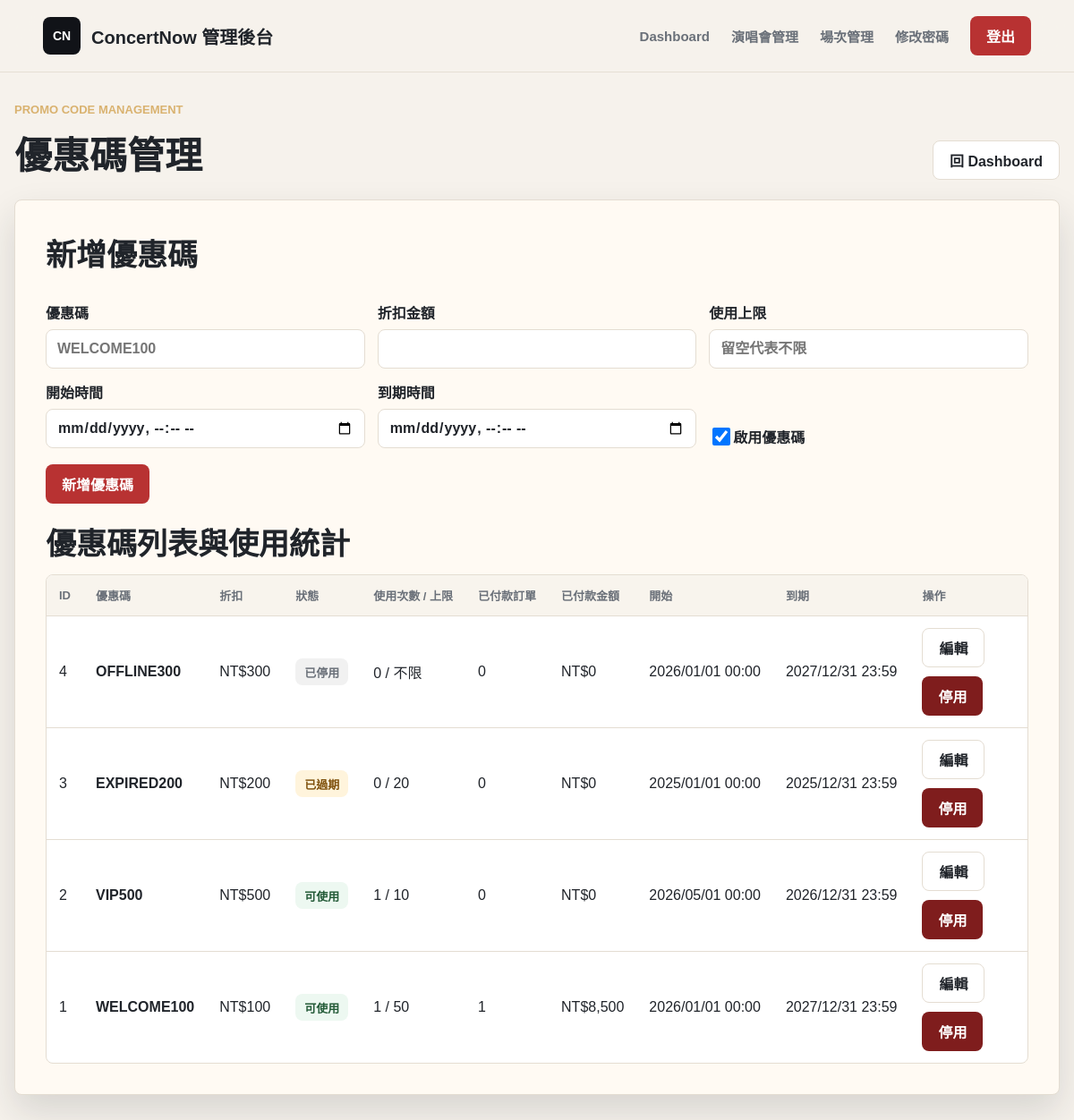
/manager/promocodes.php (signed in), run on the app's committed database.
### tables this page shows
CREATE TABLE PromoCode (
    promo_id INT AUTO_INCREMENT PRIMARY KEY,
    code_name VARCHAR(50) NOT NULL UNIQUE,  
    discount_amount INT NOT NULL,           
    usage_limit INT NULL,                   
    starts_at DATETIME NULL,                
    expires_at DATETIME NULL,               
    is_active BOOLEAN DEFAULT TRUE,         
    created_at TIMESTAMP DEFAULT CURRENT_TIMESTAMP,
    updated_at TIMESTAMP DEFAULT CURRENT_TIMESTAMP ON UPDATE CURRENT_TIMESTAMP
);

### includes/manager_auth.php (called while the page is built, shortened)
<?php
function h($value)
{
    return htmlspecialchars((string) $value, ENT_QUOTES, 'UTF-8');
}

### manager/promocodes.php (the view, shortened to what this page needs)
<?php
require_once __DIR__ . '/../includes/manager_auth.php';
require_once __DIR__ . '/../includes/db_config.php';
$errors = [];
$promos = [];
$editPromo = null;
$dbReady = $pdo instanceof PDO;
function promoStatusText($promo)
{
    $now = time();
    if ((int) $promo['is_active'] !== 1) {
        return '已停用';
    }
    if (!empty($promo['expires_at']) && strtotime($promo['expires_at']) < $now) {
        return '已過期';
    }
    return '可使用';
}
function promoStatusClass($promo)
{
    $status = promoStatusText($promo);
    $classMap = [
        '可使用' => 'status-active',
        '尚未開始' => 'status-pending',
        '已過期' => 'status-expired',
        '已達上限' => 'status-limit',
        '已停用' => 'status-disabled',
    ];
    return $classMap[$status] ?? 'status-disabled';
}
function displayDateTime($value)
{
    $timestamp = strtotime((string) $value);
    return $timestamp ? date('Y/m/d H:i', $timestamp) : (string) $value;
}
if ($dbReady) {
    try {
        $stmt = $pdo->query(
            'SELECT
                p.promo_id,
                p.code_name,
                p.discount_amount,
                p.usage_limit,
                p.starts_at,
                p.expires_at,
                p.is_active,
                COUNT(o.order_id) AS total_used_count,
                SUM(CASE WHEN o.status IN ("pending_payment", "paid") THEN 1 ELSE 0 END) AS used_count,
                SUM(CASE WHEN o.status = "paid" THEN 1 ELSE 0 END) AS paid_count,
                COALESCE(SUM(CASE WHEN o.status = "paid" THEN o.total_price ELSE 0 END), 0) AS paid_sales
             FROM PromoCode p
             LEFT JOIN Orders o ON o.promo_id = p.promo_id
             GROUP BY
                p.promo_id,
                p.code_name,
                p.discount_amount,
                p.usage_limit,
                p.starts_at,
                p.expires_at,
                p.is_active
             ORDER BY p.promo_id DESC'
        );
        $promos = $stmt->fetchAll();
    } catch (PDOException $exception) {
        error_log('Fetch promos failed: ' . $exception->getMessage());
        $errors[] = '讀取優惠碼列表失敗，請確認已重新匯入 schema.sql。';
    }
}
$isEditing = is_array($editPromo);
$formTitle = $isEditing ? '修改優惠碼' : '新增優惠碼';
$formData = [
    'code_name' => $isEditing ? ($editPromo['code_name'] ?? '') : ($_POST['code_name'] ?? ''),
    'discount_amount' => $isEditing ? ($editPromo['discount_amount'] ?? '') : ($_POST['discount_amount'] ?? ''),
    'usage_limit' => $isEditing ? ($editPromo['usage_limit'] ?? '') : ($_POST['usage_limit'] ?? ''),
    'starts_at' => $isEditing ? promoDateTimeInputValue($editPromo['starts_at'] ?? '') : ($_POST['starts_at'] ?? ''),
    'expires_at' => $isEditing ? promoDateTimeInputValue($editPromo['expires_at'] ?? '') : ($_POST['expires_at'] ?? ''),
    'is_active' => $isEditing ? (int) ($editPromo['is_active'] ?? 0) : (isset($_POST['is_active']) ? 1 : 1),
];
?>
<!doctype html>
<html lang="zh-Hant">
<head>
    <link rel="stylesheet" href="../assets/css/style.css">
</head>
<body>
    <header class="site-header">
        <a class="brand" href="/concert_system/manager/dashboard.php" aria-label="ConcertNow 管理後台">
            <span class="brand-mark">CN</span>
            <span>ConcertNow 管理後台</span>
        </a>
        <nav class="main-nav" aria-label="管理功能">
            <a href="/concert_system/manager/dashboard.php">Dashboard</a>
            <a href="/concert_system/manager/concerts.php">演唱會管理</a>
            <a href="/concert_system/manager/shows.php">場次管理</a>
            <a href="/concert_system/manager/change_password.php">修改密碼</a>
            <a class="login-button" href="/concert_system/manager/logout.php">登出</a>
        </nav>
    </header>
    <main class="concert-section manager-promos">
        <div class="section-title">
            <div>
                <p>Promo Code Management</p>
                <h2>優惠碼管理</h2>
            </div>
            <a class="secondary-action" href="/concert_system/manager/dashboard.php">回 Dashboard</a>
        </div>
        <section class="placeholder-card promos-panel">
            <div class="promos-layout">
                <form class="promo-form" method="post" action="/concert_system/manager/promocodes.php">
                    <h1><?= h($formTitle) ?></h1>
                    <div class="promo-form-grid">
                        <label>
                            優惠碼
                            <input type="text" name="code_name" value="<?= h($formData['code_name']) ?>" placeholder="WELCOME100" required <?= !$dbReady ? 'disabled' : '' ?>>
                        </label>
                        <label>
                            折扣金額
                            <input type="number" name="discount_amount" min="1" value="<?= h($formData['discount_amount']) ?>" required <?= !$dbReady ? 'disabled' : '' ?>>
                        </label>
                        <label>
                            使用上限
                            <input type="number" name="usage_limit" min="1" value="<?= h($formData['usage_limit']) ?>" placeholder="留空代表不限" <?= !$dbReady ? 'disabled' : '' ?>>
                        </label>
                        <label>
                            開始時間
                            <input type="datetime-local" name="starts_at" value="<?= h($formData['starts_at']) ?>" <?= !$dbReady ? 'disabled' : '' ?>>
                        </label>
                        <label>
                            到期時間
                            <input type="datetime-local" name="expires_at" value="<?= h($formData['expires_at']) ?>" <?= !$dbReady ? 'disabled' : '' ?>>
                        </label>
                        <label class="checkbox-label">
                            <input type="checkbox" name="is_active" value="1" <?= (int) $formData['is_active'] === 1 ? 'checked' : '' ?> <?= !$dbReady ? 'disabled' : '' ?>>
                            啟用優惠碼
                        </label>
                    </div>
                    <div class="promo-actions">
                        <button class="placeholder-link" type="submit" <?= !$dbReady ? 'disabled' : '' ?>>
                            <?= $isEditing ? '更新優惠碼' : '新增優惠碼' ?>
                        </button>
                    </div>
                </form>
                <div>
                    <h1>優惠碼列表與使用統計</h1>
                    <div class="table-wrap">
                        <?php if ($promos): ?>
                            <table class="promo-table">
                                <thead>
                                    <tr>
                                        <th>ID</th>
                                        <th>優惠碼</th>
                                        <th>折扣</th>
                                        <th>狀態</th>
                                        <th>使用次數 / 上限</th>
                                        <th>已付款訂單</th>
                                        <th>已付款金額</th>
                                        <th>開始</th>
                                        <th>到期</th>
                                        <th>操作</th>
                                    </tr>
                                </thead>
                                <tbody>
                                    <?php foreach ($promos as $promo): ?>
                                        <tr>
                                            <td><?= h($promo['promo_id']) ?></td>
                                            <td><strong><?= h($promo['code_name']) ?></strong></td>
                                            <td>NT$<?= h(number_format((int) $promo['discount_amount'])) ?></td>
                                            <td>
                                                <span class="status-pill <?= h(promoStatusClass($promo)) ?>">
                                                    <?= h(promoStatusText($promo)) ?>
                                                </span>
                                            </td>
                                            <td>
                                                <?= h((int) $promo['used_count']) ?> /
                                                <?= $promo['usage_limit'] === null ? '不限' : h((int) $promo['usage_limit']) ?>
                                            </td>
                                            <td><?= h((int) $promo['paid_count']) ?></td>
                                            <td>NT$<?= h(number_format((int) $promo['paid_sales'])) ?></td>
                                            <td><?= h(displayDateTime($promo['starts_at'])) ?></td>
                                            <td><?= h(displayDateTime($promo['expires_at'])) ?></td>
                                            <td>
                                                <div class="table-actions">
                                                    <a class="secondary-action" href="/concert_system/manager/promocodes.php?edit_id=<?= h($promo['promo_id']) ?>">編輯</a>
                                                    <form method="post" action="/concert_system/manager/promocodes.php" onsubmit="return confirm('確定要停用這組優惠碼嗎？歷史訂單仍會保留統計。');">
                                                        <button class="danger-action" type="submit">停用</button>
                                                    </form>
                                                </div>
                                            </td>
                                        </tr>
                                    <?php endforeach; ?>
                                </tbody>
                            </table>
                        <?php else: ?>
                            <div class="empty-row">目前沒有優惠碼。</div>
                        <?php endif; ?>
                    </div>
                </div>
            </div>
        </section>
    </main>
</body>
</html>

### assets/css/style.css (style rules this page uses)
:root { --bg: #f6f2ec; --surface: #fffaf3; --text: #20242a; --muted: #6a7079; --line: #e4ddd2; --accent: #b83232; --accent-dark: #8f2323; --ink: #111318; --shadow: 0 18px 40px rgba(31, 35, 40, 0.14); }
* { box-sizing: border-box; }
html { scroll-behavior: smooth; }
body { margin: 0; min-height: 100vh; background: var(--bg); color: var(--text); font-family: "PingFang TC", "Noto Sans TC", "Microsoft JhengHei", Arial, sans-serif; }
button, input[type="button"], input[type="submit"], input[type="reset"], .login-button, .primary-action, .ticket-link, .secondary-action, .disabled-action, .seat-zone-action, .show-select-action, .placeholder-link, .auth-submit, .danger-action { font-size: max(16px, 1em) !important; }
a { color: inherit; text-decoration: none; }
.site-header { position: sticky; top: 0; z-index: 20; display: flex; align-items: center; justify-content: space-between; gap: 24px; width: 100%; padding: 18px clamp(18px, 4vw, 56px); background: rgba(246, 242, 236, 0.92); border-bottom: 1px solid rgba(228, 221, 210, 0.9); backdrop-filter: blur(16px); }
.brand { display: inline-flex; align-items: center; gap: 12px; font-size: 20px; font-weight: 800; letter-spacing: 0; }
.brand-mark { display: inline-grid; place-items: center; width: 42px; height: 42px; color: #fff; background: var(--ink); border-radius: 8px; font-size: 14px; }
.main-nav { display: flex; align-items: center; gap: clamp(12px, 2vw, 28px); color: var(--muted); font-size: 15px; font-weight: 700; }
.login-button, .primary-action, .ticket-link, .secondary-action, .disabled-action, .seat-zone-action, .show-select-action, .placeholder-link, .auth-submit { display: inline-flex; align-items: center; justify-content: center; min-height: 44px; padding: 0 18px; border: 0; border-radius: 8px; background: var(--accent); color: #fff; font-weight: 800; cursor: pointer; }
.secondary-action { border: 1px solid var(--line); background: #fff; color: var(--text); }
.slide-kicker, .section-title p { margin: 0 0 10px; color: #d9b26f; font-size: 13px; font-weight: 900; letter-spacing: 0; text-transform: uppercase; }
.concert-section { width: min(1180px, calc(100% - 32px)); margin: 64px auto 72px; }
.section-title { display: flex; align-items: end; justify-content: space-between; gap: 20px; margin-bottom: 22px; }
.section-title h2 { margin: 0; color: var(--text); font-size: clamp(28px, 4vw, 42px); letter-spacing: 0; }
.placeholder-card { width: min(620px, 100%); padding: 34px; border: 1px solid var(--line); border-radius: 8px; background: var(--surface); box-shadow: var(--shadow); }
.placeholder-card h1 { margin: 0 0 12px; font-size: 34px; }
.danger-action { border-color: #e2b4b4; color: #9a2525; font-size: 17px; }

### manager/promocodes.php (style rules this page uses)
.manager-promos { margin-top: 34px; }
.promos-panel { width: 100%; max-width: none; }
.promos-layout, .promo-form { display: grid; gap: 18px; }
.promo-form-grid { display: grid; grid-template-columns: repeat(3, minmax(0, 1fr)); gap: 14px; }
.promo-form label { display: grid; gap: 7px; font-weight: 800; }
.promo-form input { width: 100%; min-height: 44px; padding: 10px 12px; border: 1px solid var(--line); border-radius: 8px; background: #fff; color: var(--text); font: inherit; }
.promo-form input[type="checkbox"] { width: 20px; min-height: 20px; }
.checkbox-label { align-content: end; grid-template-columns: 20px 1fr; align-items: center; }
.promo-actions, .table-actions { display: flex; flex-wrap: wrap; gap: 10px; align-items: center; }
.table-wrap { overflow-x: auto; border: 1px solid var(--line); border-radius: 8px; background: #fff; }
.promo-table { width: 100%; min-width: 1080px; border-collapse: collapse; }
.promo-table th, .promo-table td { padding: 13px 14px; border-bottom: 1px solid var(--line); text-align: left; vertical-align: middle; white-space: nowrap; }
.promo-table th { background: #f8f4ed; color: var(--muted); font-size: 13px; font-weight: 900; }
.promo-table tr:last-child td { border-bottom: 0; }
.status-pill { display: inline-flex; align-items: center; min-height: 30px; padding: 0 10px; border-radius: 8px; font-size: 13px; font-weight: 900; }
.status-active { background: #edf8f1; color: #245b38; }
.status-expired, .status-limit { background: #fff4dc; color: #80520e; }
.status-disabled { background: #f1f1f1; color: #6a7079; }
.danger-action { display: inline-flex; align-items: center; justify-content: center; min-height: 44px; padding: 0 18px; border: 0; border-radius: 8px; background: #7f1d1d; color: #fff; font-weight: 800; cursor: pointer; }

### data on the page
promocode: promo_id "4", code_name "OFFLINE300", discount_amount "300", is_active "已停用", used_count "0", shows "不限", paid_count "0", paid_sales "0", starts_at "2026/01/01 00:00", expires_at "2027/12/31 23:59"
promocode: promo_id "3", code_name "EXPIRED200", discount_amount "200", expires_at "已過期", used_count "0", usage_limit "20", paid_count "0", paid_sales "0", starts_at "2025/01/01 00:00", expires_at "2025/12/31 23:59"
promocode: promo_id "2", code_name "VIP500", discount_amount "500", promo "可使用", used_count "1", usage_limit "10", paid_count "0", paid_sales "0", starts_at "2026/05/01 00:00", expires_at "2026/12/31 23:59"
promocode: promo_id "1", code_name "WELCOME100", discount_amount "100", promo "可使用", used_count "1", usage_limit "50", paid_count "1", paid_sales "8,500", starts_at "2026/01/01 00:00", expires_at "2027/12/31 23:59"

### other printed values
$formTitle "新增優惠碼"
